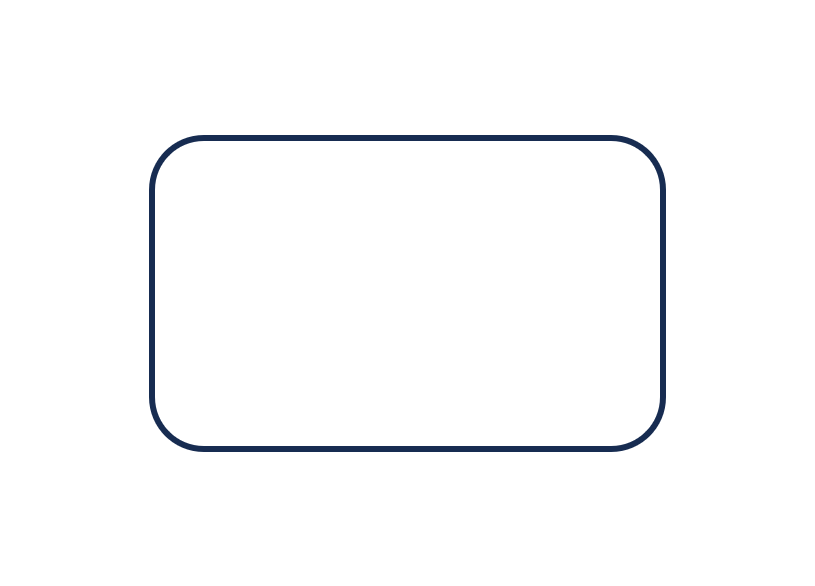
#> input picture reference_generation/test/test1.png, 815 x 586 px, found by its file name
$ python cvandplan.py
#> lines starting #> are read from the running program, lines starting #| are printed output that depends on the picture; after the words box and inside, x2 and y2 are one past the last pixel; in counts of white or black regions, pixels touching at a corner belong together
import cv2
import numpy as np
import matplotlib.pyplot as plt
from matplotlib.animation import FuncAnimation

def extract_path_from_image(image_path, show=False):
#> called with show = True
    img = cv2.imread(image_path)
#> img is the input picture: shape (586, 815, 3); mean B, G, R 251.6, 250.9, 250.5
    gray = cv2.cvtColor(img, cv2.COLOR_BGR2GRAY)
    _, thresh = cv2.threshold(gray, 127, 255, cv2.THRESH_BINARY_INV)
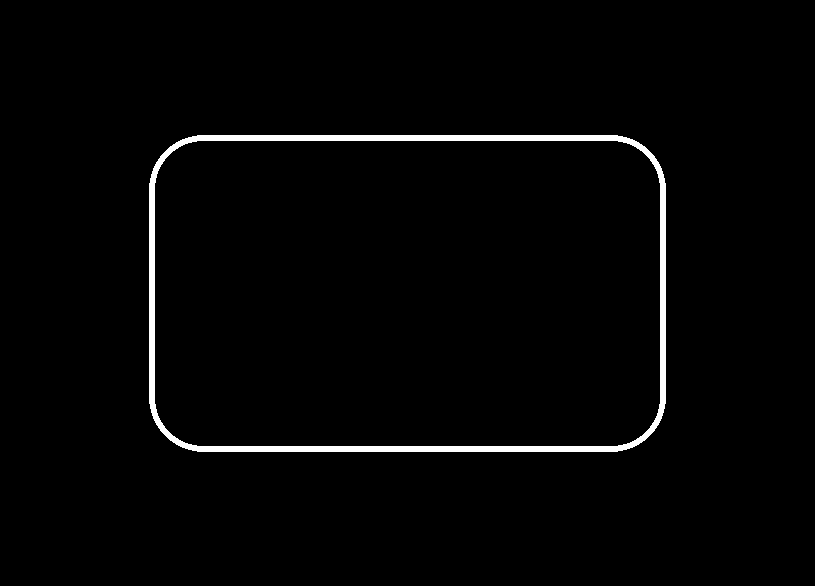
#> thresh: shape (586, 815); 1.9% white; 1 white region
    contours, _ = cv2.findContours(thresh, cv2.RETR_EXTERNAL, cv2.CHAIN_APPROX_NONE)
#> contours = 1 contour; box (x1, y1, x2, y2) and area: (149, 135, 666, 452) 160512
    if not contours:
        raise ValueError("No contour found")
    contour = max(contours, key=lambda c: len(c))
#> contour = contour of 1536 points, box (x1, y1, x2, y2) (149, 135, 666, 452), area 160512
    path = contour[:, 0, :]  # shape (N, 2)
#> path = 1536 pairs, first value 149 to 665, second value 135 to 451
    if show:
        display = img.copy()
        for (x, y) in path:
            cv2.circle(display, (x, y), 1, (0, 0, 255), -1)
#> this loop made 1536 passes
#> (x, y) on passes 1 to 3: (197, 135), (196, 136), (195, 136)
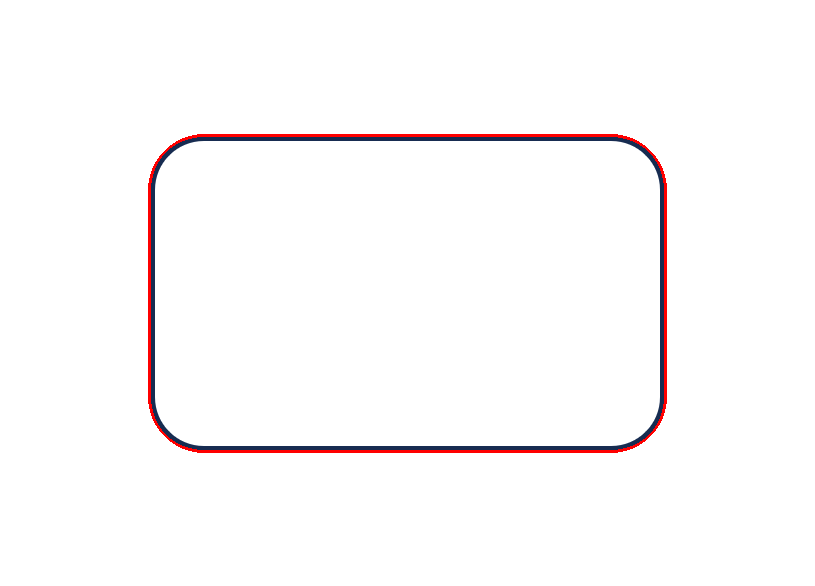
#> display: shape (586, 815, 3); 0.96% of pixels changed, all inside (x1, y1, x2, y2) = (148, 134, 667, 453)
        cv2.imshow("Path", display)
        cv2.waitKey(0)
        cv2.destroyAllWindows()
    return np.array(path)

def generate_motion(path, v0=50, t0=2, dt=0.05):
    # Calculate distances between consecutive points
    distances = np.sqrt(np.sum(np.diff(path, axis=0)**2, axis=1))
    total_length = np.sum(distances)
    accel_distance = 0.5 * v0 * t0
    remaining_distance = total_length - accel_distance
    remaining_time = remaining_distance / v0
    total_time = t0 + remaining_time
    steps = int(total_time / dt)

    # Calculate cumulative distances and time array
    cumulative_dist = np.insert(np.cumsum(distances), 0, 0)
    times = np.linspace(0, total_time, steps)

    # Calculate velocity profile
    velocity_profile = np.piecewise(
        times,
        [times < t0, times >= t0],
        [lambda t: (v0 / t0) * t,
         lambda t: v0]
    )

    # Calculate distance profile
    distance_profile = np.piecewise(
        times,
        [times < t0, times >= t0],
        [lambda t: 0.5 * (v0 / t0) * t**2,
         lambda t: accel_distance + v0 * (t - t0)]
    )

    # Calculate positions
    positions = []
    for d in distance_profile:
        idx = np.searchsorted(cumulative_dist, d)
        if idx >= len(path) - 1:
            idx = len(path) - 2
        ratio = (d - cumulative_dist[idx]) / distances[idx]
        point = (1 - ratio) * path[idx] + ratio * path[idx + 1]
        positions.append(point)

    return np.array(positions), velocity_profile

def animate_path(path, vehicle_positions):
    fig, ax = plt.subplots()
    ax.plot(path[:, 0], path[:, 1], 'k-', linewidth=1)
    vehicle_dot, = ax.plot([], [], 'ro', markersize=5)
    ax.set_xlim(path[:, 0].min() - 10, path[:, 0].max() + 10)
    ax.set_ylim(path[:, 1].min() - 10, path[:, 1].max() + 10)
    ax.set_aspect('equal')
    ax.set_title("Vehicle Path Animation")

    def init():
        vehicle_dot.set_data([], [])
        return vehicle_dot,

    def update(frame):
        x = vehicle_positions[frame][0]
        y = vehicle_positions[frame][1]
        vehicle_dot.set_data([x], [y])
        return vehicle_dot,

    ani = FuncAnimation(fig, update, init_func=init,
                       frames=len(vehicle_positions),
                       interval=50, blit=True)
    plt.show()

# Main
folder = "C:/16745_Optimal_Control_and_Reinforcement_Learning/16745_project/reference_generation/test/"
image_path = folder + "test1.png"
path = extract_path_from_image(image_path, show=True)
# split the path into 2 parts, 0.2 and 0.8
split_index = int(len(path) * 0.1)
#> split_index = 153
path1 = path[:split_index]
#> path1 = 153 pairs, first value 149 to 197, second value 135 to 271
path2 = path[split_index:]
#> path2 = 1383 pairs, first value 149 to 665, second value 135 to 451
# reconstruct the path with path2+path1
path = np.concatenate((path2, path1), axis=0)
# tare the path to start at (0,0)
path -= path[0]
#> path = 1536 pairs, first value 0 to 516, second value -137 to 179
dt = 0.05
vehicle_positions, velocity_profile = generate_motion(path, v0=50, t0=2, dt=0.05)
#> in generate_motion, `distances = np.sqrt(np.sum(np.diff(path, axis=0)**2, axis=1))`: distances = 1535 values, max 1.41 at index 131, min 1 at index 0, mean 1.03
#> in generate_motion, `total_length = np.sum(distances)`: total_length = 1588
#> in generate_motion, `remaining_distance = total_length - accel_distance`: remaining_distance = 1538
#> in generate_motion, `remaining_time = remaining_distance / v0`: remaining_time = 30.76
#> in generate_motion, `total_time = t0 + remaining_time`: total_time = 32.76
#> in generate_motion, `steps = int(total_time / dt)`: steps = 655
#> in generate_motion, `cumulative_dist = np.insert(np.cumsum(distances), 0, 0)`: cumulative_dist = 1536 values from 0 to 1588
#> the loop in generate_motion, `for d in distance_profile:` made 655 passes
#> (ratio, point) on passes 2 to 7: (-0.969, [0, 0.0314]), (-0.875, [0, 0.125]), (-0.718, [0, 0.282]), (-0.498, [0, 0.502]), (-0.216, [0, 0.784]), (-0.871, [0, 1.13])
#> after the loop in generate_motion, `for d in distance_profile:`: positions = 655 pairs, first value -0.472 to 516, second value -137 to 179
#> vehicle_positions has the same summary as positions in generate_motion; velocity_profile = 655 values from 0 to 50
print("Vehicle positions:", vehicle_positions)
#> (printed output is left out)
animate_path(path, vehicle_positions)
#> in animate_path, `plt.show()`:
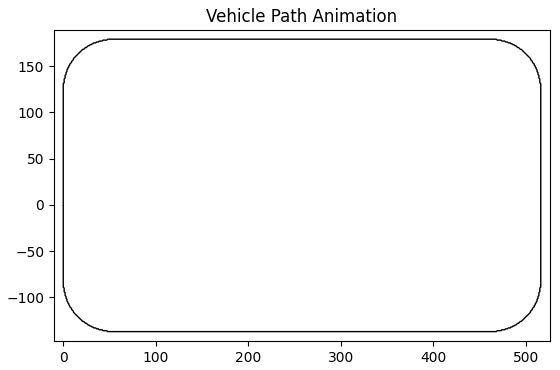
#> figure drawn by matplotlib, 1 panel

# based on the x and v, calculate the direction of the vehicle
diections = []
for i in range(len(vehicle_positions)-1):
    dx = vehicle_positions[i+1][0] - vehicle_positions[i][0]
    dy = vehicle_positions[i+1][1] - vehicle_positions[i][1]
    direction = np.arctan2(dy, dx)  # angle in radians
    diections.append(direction)
#> this loop made 654 passes
#> dy on passes 1 to 3: 0.0314, 0.0941, 0.157
#> after the loop, diections = 654 values, max 3.14 at index 416, min -3.13 at index 587, mean 0.846
diections = np.array(diections)
# based on sirection , generate theta dot
theta_dot = []
for i in range(len(diections)-1):
    dtheta = diections[i+1] - diections[i]
    if dtheta > np.pi:
        dtheta -= 2 * np.pi
    elif dtheta < -np.pi:
        dtheta += 2 * np.pi
    theta_dot.append(dtheta / dt)
#> this loop made 653 passes
#> dtheta on passes 1 to 12: 0, 0, 0, 0, 0, 0, 0, 0, 0, 0, 0, 0
#> after the loop, theta_dot = 653 values, max 19.79 at index 99, min -20.53 at index 89, mean -0.192
# save x,v, and direction, theta_dot to a pkl file
import pickle
with open(folder + "reference_data_rec.pkl", "wb") as f:
    pickle.dump({
        "x": vehicle_positions,
        "theta": diections,
        "v": velocity_profile,
        "omega": theta_dot,
    }, f)

$ run again, with reference_generation/test/test2.png copied over reference_generation/test/test1.png
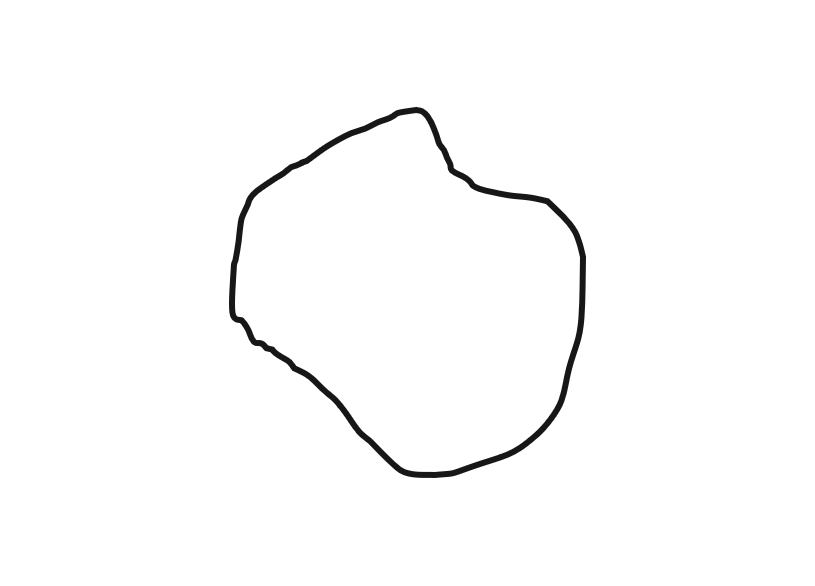
#> input picture reference_generation/test/test2.png, 815 x 586 px, found by its file name
#> in extract_path_from_image, img is the input picture: shape (586, 815, 3); mean B, G, R 251.7, 251.7, 251.7
#> in extract_path_from_image, `_, thresh = cv2.threshold(gray, 127, 255, cv2.THRESH_BINARY_INV)`:
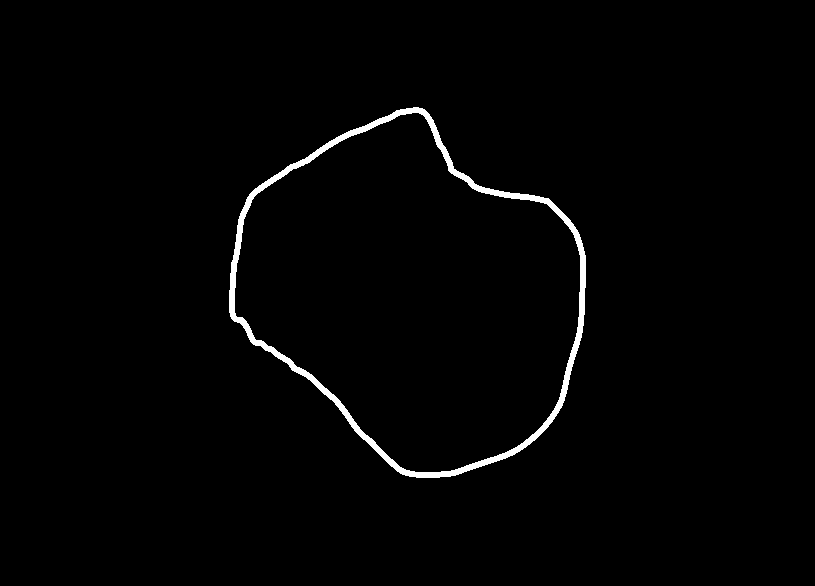
#> thresh: shape (586, 815); 1.4% white; 1 white region
#> contours = 1 contour; box (x1, y1, x2, y2) and area: (229, 107, 586, 478) 90360
#> contour = contour of 1017 points, box (x1, y1, x2, y2) (229, 107, 586, 478), area 90360
#> in extract_path_from_image, `path = contour[:, 0, :]`: path = 1017 pairs, first value 229 to 585, second value 107 to 477
#> the loop in extract_path_from_image, `for (x, y) in path:` made 1017 passes
#> (x, y) on passes 1 to 3: (413, 107), (412, 108), (411, 108)
#> split_index = 101
#> path1 = 101 pairs, first value 313 to 413, second value 107 to 152
#> path2 = 916 pairs, first value 229 to 585, second value 107 to 477
#> `path -= path[0]`: path = 1017 pairs, first value -83 to 273, second value -46 to 324
#> distances = 1016 values, max 1.41 at index 0, min 1 at index 1, mean 1.18
#> total_length = 1195.8
#> remaining_distance = 1145.8
#> remaining_time = 22.92
#> total_time = 24.92
#> steps = 498
#> cumulative_dist = 1017 values from 0 to 1195.8
#> the loop in generate_motion, `for d in distance_profile:` made 498 passes
#> after the loop in generate_motion, `for d in distance_profile:`: positions = 498 pairs, first value -83.42 to 273, second value -46 to 324
#> `vehicle_positions, velocity_profile = generate_motion(path, v0=50, t0=..`: vehicle_positions has the same summary as positions in generate_motion; velocity_profile = 498 values from 0 to 50
#> (printed output is left out)
#> in animate_path, `plt.show()`:
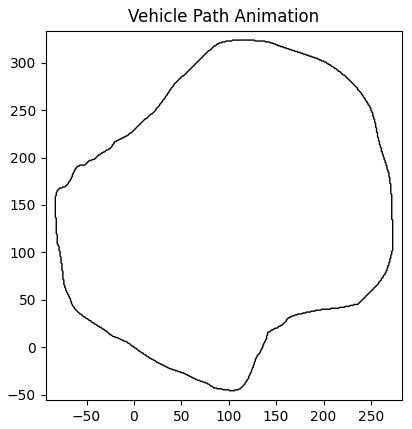
#> figure drawn by matplotlib, 1 panel
#> the loop `for i in range(len(vehicle_positions)-1):` made 497 passes
#> (dx, dy, direction) on passes 1 to 3: (0.383, 1, 1.21), (-0.0942, 0, 3.14), (-0.157, 0, 3.14)
#> after the loop `for i in range(len(vehicle_positions)-1):`: diections = 497 values, max 3.14 at index 1, min -3.14 at index 3, mean 0.191
#> the loop `for i in range(len(diections)-1):` made 496 passes
#> dtheta on passes 1 to 8: 1.94, 0, 8.88e-16, -8.88e-16, 0, 0.75, -1.53, 4.44e-16
#> after the loop `for i in range(len(diections)-1):`: theta_dot = 496 values, max 38.73 at index 0, min -30.7 at index 6, mean -0.194

$ run again, with reference_generation/test/sine_curve.png copied over reference_generation/test/test1.png
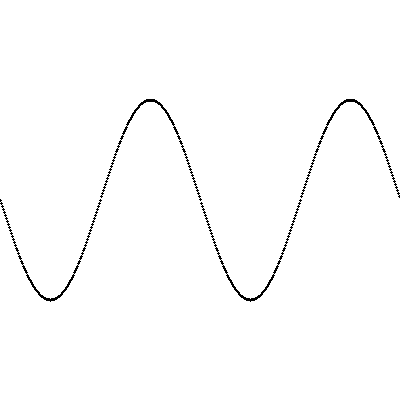
#> input picture reference_generation/test/sine_curve.png, 400 x 400 px, found by its file name
#> in extract_path_from_image, img is the input picture: shape (400, 400, 3); 98.9% white; black in thin lines or dots, all inside (x1, y1, x2, y2) = (0, 99, 400, 302)
#> contours = 4 contours; box (x1, y1, x2, y2) and area: (0, 199, 102, 302) 227, (200, 199, 302, 302) 226, (100, 99, 202, 201) 226, (300, 99, 400, 198) 223
#> contour = contour of 424 points, box (x1, y1, x2, y2) (0, 199, 102, 302), area 227
#> in extract_path_from_image, `path = contour[:, 0, :]`: path = 424 pairs, first value 0 to 101, second value 199 to 301
#> the loop in extract_path_from_image, `for (x, y) in path:` made 424 passes
#> x on passes 1 to 3: 0, 0, 0
#> after the loop in extract_path_from_image, `for (x, y) in path:`:
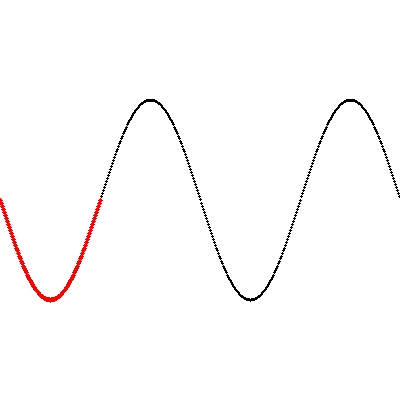
#> display: shape (400, 400, 3); 0.54% of pixels changed, all inside (x1, y1, x2, y2) = (0, 198, 103, 303)
#> split_index = 42
#> path1 = 42 pairs, first value 0 to 13, second value 199 to 240
#> path2 = 382 pairs, first value 0 to 101, second value 199 to 301
#> `path -= path[0]`: path = 424 pairs, first value -14 to 87, second value -42 to 60
#> distances = 423 values, max 1.41 at index 0, min 1 at index 8, mean 1.34
#> total_length = 567.6
#> remaining_distance = 517.6
#> remaining_time = 10.35
#> total_time = 12.35
#> steps = 247
#> cumulative_dist = 424 values from 0 to 567.6
#> the loop in generate_motion, `for d in distance_profile:` made 247 passes
#> after the loop in generate_motion, `for d in distance_profile:`: positions = 247 pairs, first value -14.28 to 87.55, second value -42.59 to 59.57
#> `vehicle_positions, velocity_profile = generate_motion(path, v0=50, t0=..`: vehicle_positions has the same summary as positions in generate_motion; velocity_profile = 247 values from 0 to 50
#> (printed output is left out)
#> in animate_path, `plt.show()`:
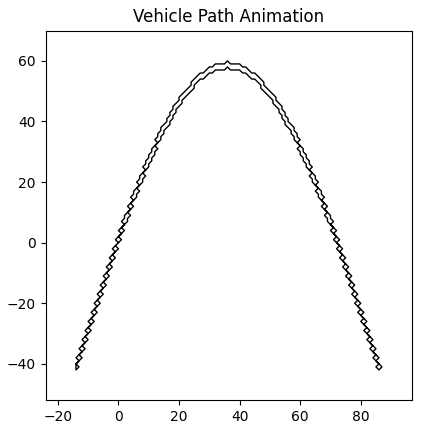
#> figure drawn by matplotlib, 1 panel
#> the loop `for i in range(len(vehicle_positions)-1):` made 246 passes
#> (dx, dy, direction) on passes 1 to 3: (-1.98, 0.0223, 3.13), (0.0668, 0.0668, 0.785), (0.111, 0.111, 0.785)
#> after the loop `for i in range(len(vehicle_positions)-1):`: diections = 246 values, max 3.14 at index 165, min -2.97 at index 169, mean 0.0912
#> the loop `for i in range(len(diections)-1):` made 245 passes
#> dtheta on passes 1 to 8: -2.34, -1.67e-15, 0, 2.22e-16, -9.99e-16, 7.77e-16, 3.33e-16, -4.44e-16
#> after the loop `for i in range(len(diections)-1):`: theta_dot = 245 values, max 61.89 at index 222, min -54.66 at index 110, mean -0.191
